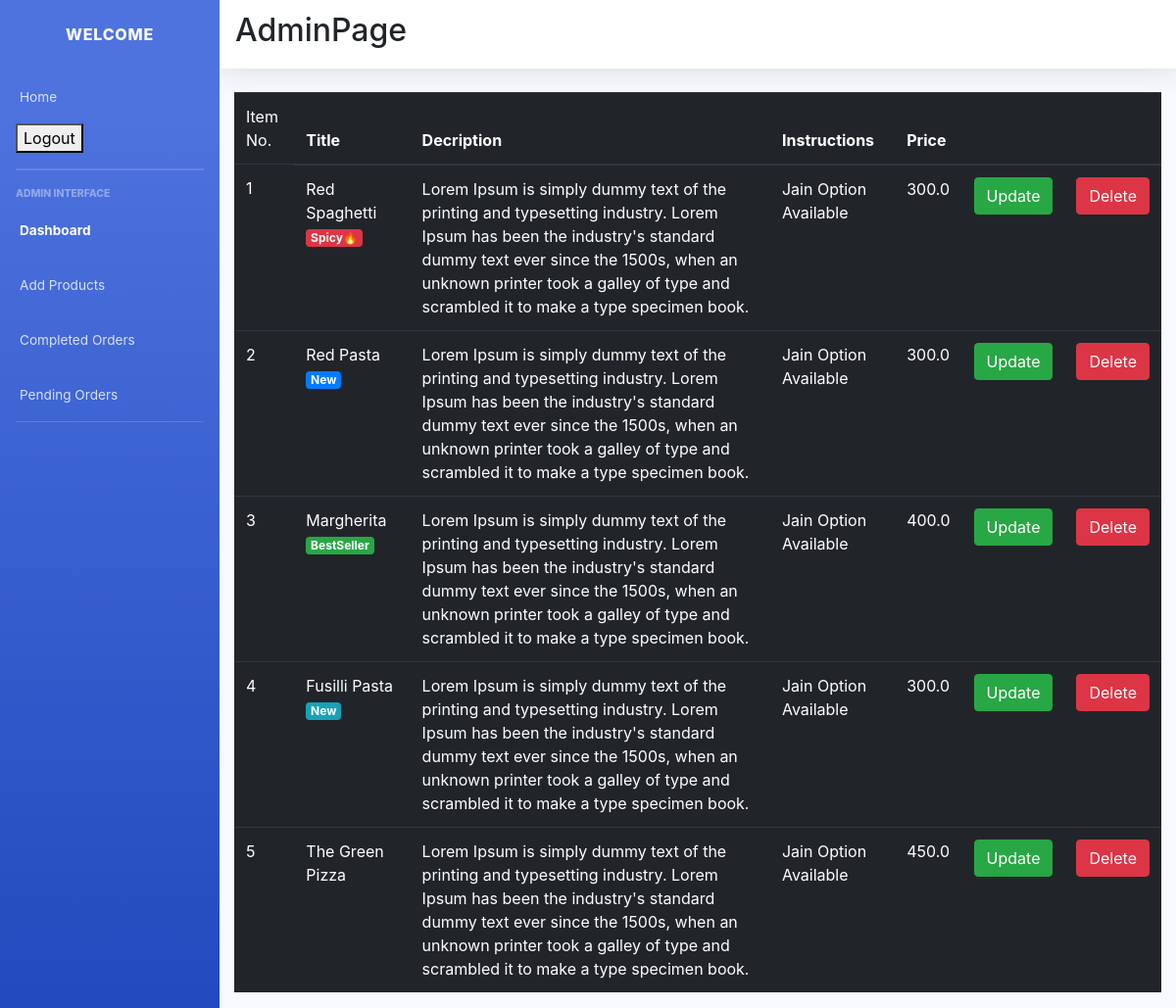
/item_list/ (signed in), run on the app's committed database.
### main/models.py (models this page shows, shortened)
class Item(models.Model):
    LABELS = (
        ('BestSeller', 'BestSeller'),
        ('New', 'New'),
        ('Spicy🔥', 'Spicy🔥'),
    )
    LABEL_COLOUR = (
        ('danger', 'danger'),
        ('success', 'success'),
        ('primary', 'primary'),
        ('info', 'info')
    )
    title = models.CharField(max_length=150)
    description = models.CharField(max_length=250,blank=True)
    price = models.FloatField()
    instructions = models.CharField(max_length=250,default="Jain Option Available")
    image = models.ImageField(default='default.png', upload_to='images/')
    labels = models.CharField(max_length=25, choices=LABELS, blank=True)
    label_colour = models.CharField(max_length=15, choices=LABEL_COLOUR, blank=True)
    slug = models.SlugField(default="sushi_name")
    created_by = models.ForeignKey(User, on_delete=models.CASCADE)

### main/decorators.py (the view)
    def wrapper_func(request, *args, **kwargs):
        group = Group.objects.get(user = request.user)
        if group.name == 'admin_owner':
            return view_func(request, *args, **kwargs)
        else:
            return redirect('/')

### main/views.py (called while the page is built)
@login_required(login_url='/accounts/login/')
@admin_required
def item_list(request):
    items = Item.objects.filter(created_by=request.user)
    context = {
        'items':items
    }
    return render(request, 'main/item_list.html', context)

### main/templates/main/item_list.html
{% extends "main/layout2.html" %}
{% block content %}
<div class="cart">
    <div class="row">
        <div class="col-sm-12">
            {% if items %}
            <div class="table-responsive">
                <table class="table table-dark">
                    <thead>
                    <tr>
                        <td scope="col">Item No.</td>
                        <th scope="col">Title</th>
                        <th scope="col">Decription</th>
                        <th scope="col">Instructions</th>
                        <th scope="col">Price</th>
                        <th></th>
                        <th></th>
                    </tr>
                    </thead>
                    <tbody>
                        {% for item in items %}
                    <tr>
                        <td>{{ item.id }}</td>
                        <td>{{ item.title }} <span class="badge badge-{{ item.label_colour }}">{{ item.labels }}</span></td></td>
                        <td>{{ item.description }}</td>
                        <td>{{ item.instructions }}</td>
                        <td>{{ item.price }}</td>
                        <td><a class="btn btn-success" href="{% url 'main:item-update' item.slug %}">Update</a></td>
                        <td><a class="btn btn-danger" href="{% url 'main:item-delete' item.slug %}">Delete</a></td>
                    </tr>
                        {% endfor %}
                    </tbody>
                </table>
            </div>
            {% else %}
            <h4 class="text-center">Sorry, you have not ordered any item yet!!!</h4>
            {% endif %}
        </div>
    </div>
</div>
{% endblock content %}

### data on the page
Item: id "1", title "Red Spaghetti", labels "Spicy🔥", description "Lorem Ipsum is simply dummy text of the printing and typesetting industry. Lorem Ipsum has been the industry's standard dummy text ever since the 1500s, when an unknown printer took a galley of type and scrambled it to make a type specimen book.", instructions "Jain Option Available", price "300.0"
Item: id "2", title "Red Pasta", labels "New", description "Lorem Ipsum is simply dummy text of the printing and typesetting industry. Lorem Ipsum has been the industry's standard dummy text ever since the 1500s, when an unknown printer took a galley of type and scrambled it to make a type specimen book.", instructions "Jain Option Available", price "300.0"
Item: id "3", title "Margherita", labels "BestSeller", description "Lorem Ipsum is simply dummy text of the printing and typesetting industry. Lorem Ipsum has been the industry's standard dummy text ever since the 1500s, when an unknown printer took a galley of type and scrambled it to make a type specimen book.", instructions "Jain Option Available", price "400.0"
Item: id "4", title "Fusilli Pasta", labels "New", description "Lorem Ipsum is simply dummy text of the printing and typesetting industry. Lorem Ipsum has been the industry's standard dummy text ever since the 1500s, when an unknown printer took a galley of type and scrambled it to make a type specimen book.", instructions "Jain Option Available", price "300.0"
Item: id "5", title "The Green Pizza", description "Lorem Ipsum is simply dummy text of the printing and typesetting industry. Lorem Ipsum has been the industry's standard dummy text ever since the 1500s, when an unknown printer took a galley of type and scrambled it to make a type specimen book.", instructions "Jain Option Available", price "450.0"
